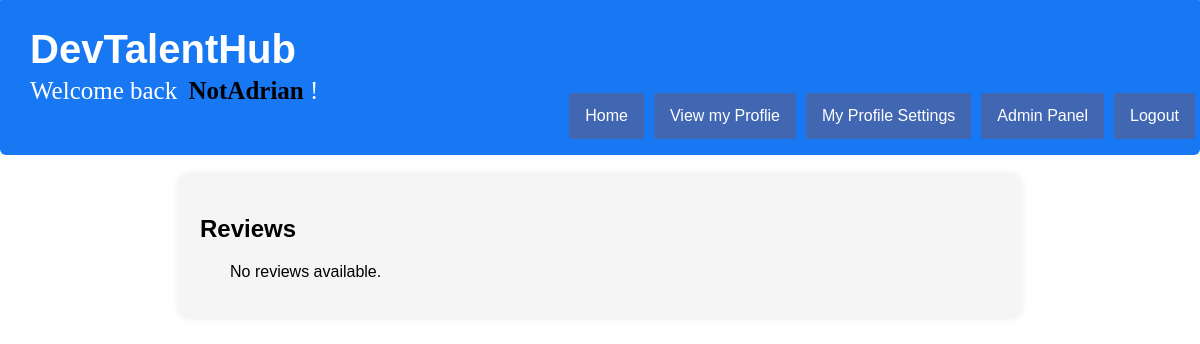
Before: /reviews.php?exercise_id=283 (signed in) with the older database file.
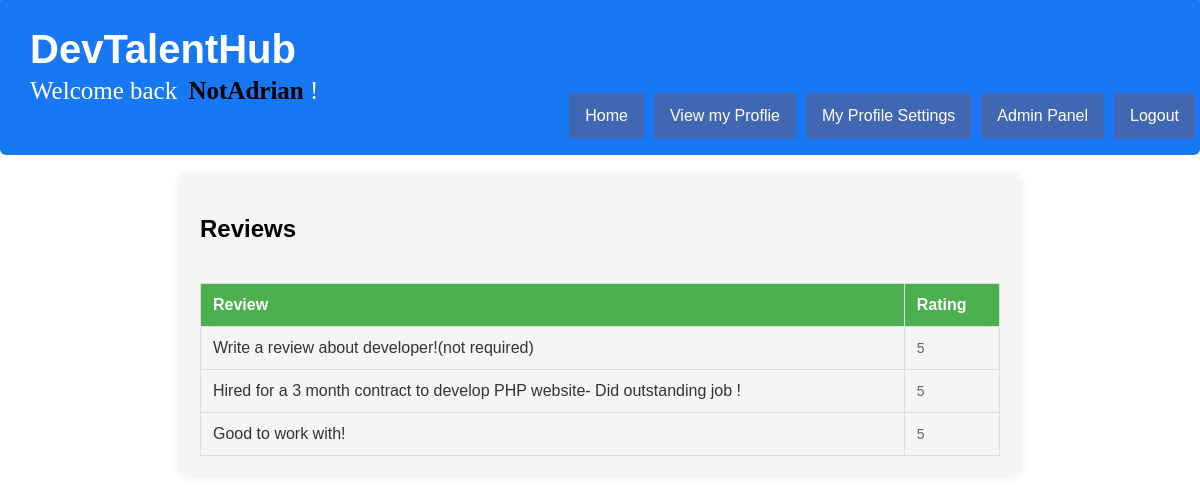
After: the same page with the newer database file.
### tables this page shows
CREATE TABLE `ratings` (
  `id` int(11) NOT NULL,
  `rating` int(11) NOT NULL,
  `review` text NOT NULL,
  `createdBy` int(5) DEFAULT NULL,
  `portfolio_id` int(11) NOT NULL
);

### reviews.php (the view, shortened to what this page needs)
<?php
require_once(ROOT_PATH . '/includes/head_section.php');
require_once(ROOT_PATH . '/includes/rate_profile.php');
?>
<body>
    <?php include(ROOT_PATH . '/includes/navbar_logged_in.php'); ?>
    <?php
    $exercise_id = $_GET['exercise_id'];
    if (isset($exercise_id) && is_numeric($exercise_id)) {
        $query = "SELECT review, rating FROM ratings WHERE portfolio_id = ?";
        $stmt = $link->prepare($query);
        $stmt->bind_param("i", $exercise_id);
        $stmt->execute();
        $result = $stmt->get_result();
        $reviews = $result->fetch_all(MYSQLI_ASSOC);
    } else {
        echo "Invalid exercise_id";
    }
    echo "<div class='container'>";
    echo "<h2>Reviews</h2>";
    if (!empty($reviews)) {
        echo "<div class='table-container'>";
        echo "<table class='reviews-table'>";
        echo "<thead><tr><th>Review</th><th>Rating</th></tr></thead>";
        echo "<tbody>";
        foreach ($reviews as $review) {
            $reviewText = $review['review'];
            $rating = $review['rating'];
            if (!empty($reviewText)) {
                echo "<tr>";
                echo "<td class='review'>$reviewText</td>";
                echo "<td class='rating'>$rating</td>";
                echo "</tr>";
            }
        }
        echo "</tbody></table>";
        echo "</div>";
    } else {
        echo "<p>No reviews available.</p>";
    }
    echo "</div>";
    ?>
</body>

Changed rows visible on the page:
added ratings: review "Write a review about developer!(not required)", rating "5"
added ratings: review "Hired for a 3 month contract to develop PHP website- Did outstanding job !", rating "5"
added ratings: review "Good to work with!", rating "5"
Other visible differences:
text no longer shown: "No reviews available."
text now shown: "Review Rating"
